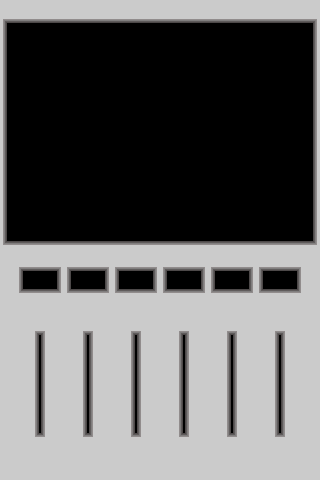

A level layout from a 2D game, rendered from its tile map. Below: a short description, then the map file with tile-grid data replaced by summaries:
An orthogonal 40x60 tile map with 8x8 px tiles, 1 tile layer (Tile Layer 1), 3 tilesets.

<map version="1.0" orientation="orthogonal" renderorder="right-down" width="40" height="60" tilewidth="8" tileheight="8" nextobjectid="1">
 <tileset firstgid="1" name="ram" tilewidth="8" tileheight="8">
  <image source="ram.png" width="32" height="32" />
 </tileset>
 <tileset firstgid="17" name="minus" tilewidth="8" tileheight="8">
  <image source="minus.png" width="32" height="24" />
 </tileset>
 <tileset firstgid="29" name="plus" tilewidth="8" tileheight="8">
  <image source="plus.png" width="32" height="24" />
 </tileset>
 <layer name="Tile Layer 1" width="40" height="60">
  <data>[2400 cells, 1374 non-empty, 10 distinct tile ids]</data>
 </layer>
</map>
